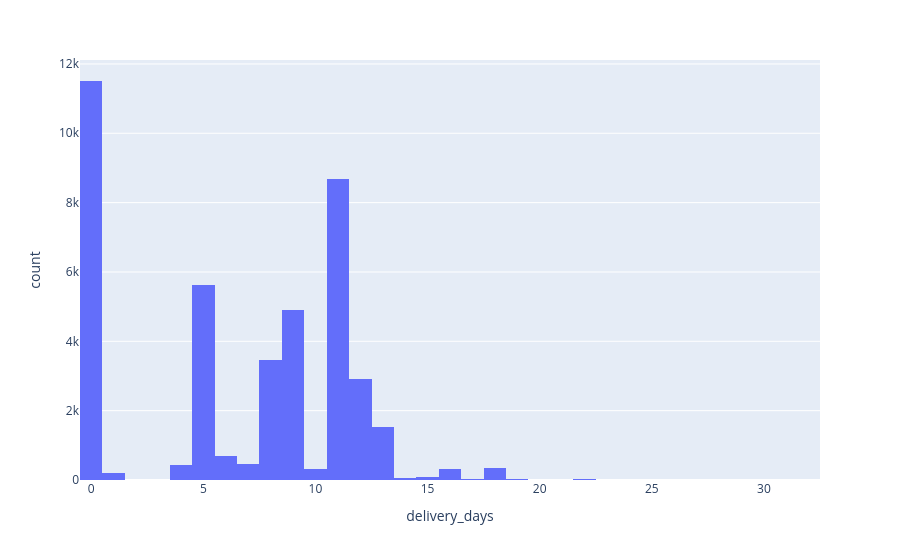

The notebook cell this image was saved under:
### Code cell
px.histogram(data_frame=df , x = df['delivery_days']).show()

### Figure 1 — Plotly figure (JSON) as saved in the notebook; plotly's stock layout.template omitted (floating-point values rounded to 4 significant figures; data arrays with more than 128 entries replaced by an {"elided": "..."} marker saying what was removed)
{"data": [{"bingroup": "x", "hovertemplate": "delivery_days=%{x}<br>count=%{y}<extra></extra>", "legendgroup": "", "marker": {"color": "#636efa", "pattern": {"shape": ""}}, "name": "", "orientation": "v", "showlegend": false, "type": "histogram", "x": {"elided": "41651 float values"}, "xaxis": "x", "yaxis": "y"}], "layout": {"barmode": "relative", "legend": {"tracegroupgap": 0}, "margin": {"t": 60}, "xaxis": {"anchor": "y", "domain": [0, 1], "title": {"text": "delivery_days"}}, "yaxis": {"anchor": "x", "domain": [0, 1], "title": {"text": "count"}}}}
